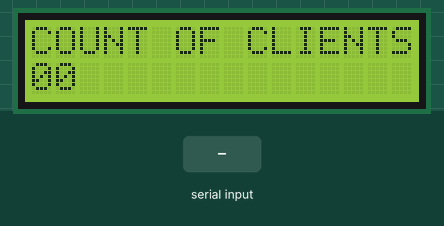
Recording of a sketch running on a simulated Arduino Uno, built with avr-gcc and run on an emulated ATmega328P. Parts: 16×2 character LCD. Inputs (shaded band) come from the test bench.

Above: at 1.3 s.
1.4 s: "90,45,200\n" received over Serial
At 3.2 s:
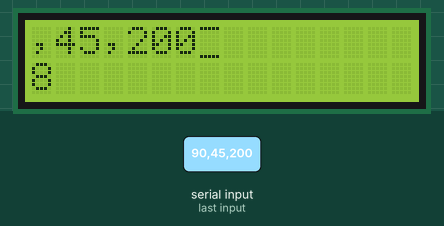
3.9 s: "2\n" received over Serial
At 6.1 s:
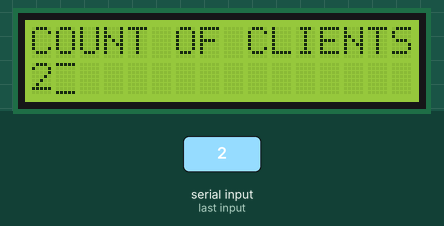
6.9 s: "90\n" received over Serial
At 9.2 s:
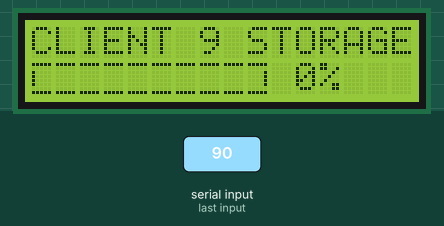
Timing chart, 0 to 10.7 s (numbered marks = the images above; inputs shaded):
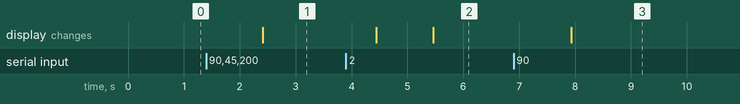

The sketch:

Show_Info_by_Arduino.ino
```cpp
#include <Wire.h>
#include <LiquidCrystal_I2C.h>

LiquidCrystal_I2C lcd(0x27,16,2);

using namespace std;

byte slash[8] = {
	0b00000,
	0b10000,
	0b01000,
	0b00100,
	0b00010,
	0b00001,
	0b00000,
	0b00000
};
byte load[8]={
  0b11111,
	0b00000,
	0b11111,
	0b11111,
	0b11111,
	0b11111,
	0b00000,
	0b11111
};
byte load_not[8]={
  0b11111,
	0b00000,
	0b00000,
	0b00000,
	0b00000,
	0b00000,
	0b00000,
	0b11111
};
byte load_open[8]={
  0b11111,
	0b00000,
	0b10000,
	0b10000,
	0b10000,
	0b10000,
	0b00000,
	0b11111
};
byte load_close[8]={
  0b11111,
	0b00000,
	0b00001,
	0b00001,
	0b00001,
	0b00001,
	0b00000,
	0b11111
};

class DisplayInfo{

  int current_client;
  String current_connection_info;
  String current_rep_info;
  String prev_message;

  public:
    DisplayInfo(){
      this->current_client = 0;
      this->current_connection_info = "00";
      this->current_rep_info = "00";
      this->prev_message = "00";
      PRINT_CONNECTION();
    }
    void Update_Display(){
      if(!Catch_connection()) return;
      if(this->current_client != 0){
        PRINT_STORAGE();
      }else{
        PRINT_CONNECTION();
      }
    }
    bool Catch_connection(){
      String con_info = "";

      if(Serial.available()){
        con_info = Serial.readString();
        if(con_info.equals(this->prev_message)){
          return 0;
        }
        if(con_info.length() == 2){
          this->current_connection_info = con_info;
          this->current_client = 0;
          this->prev_message = con_info;
          return 1;
        }
       if(con_info.length() == 3){
          this->current_client = con_info.substring(0,1).toInt();
          this->current_rep_info = con_info.substring(1,3);
          this->prev_message = con_info;
          return 1;
        }
        lcd.clear();
        lcd.setCursor(0,0);
        lcd.print(con_info);
        lcd.setCursor(0,1);
        lcd.print(con_info.length());
        delay(2000);
        ERROR("WRONG SERIAL");
        return 0;
      }else{
        return 0;
      }
    }
    void PRINT_STORAGE(){
      lcd.clear();
      lcd.setCursor(0,0);
      lcd.print("CLIENT ");
      lcd.print(this->current_client);
      lcd.print(" STORAGE");

      lcd.setCursor(0,1);
      for(int i = 0; i < 10;i++){
        if(i == 0){
          lcd.print(char(3));
          continue;
        }
        if(i == 9){
          lcd.print(char(4));
          continue;
        }
        lcd.print(char(2));
      }

      for(int i = 0; i < 10;i++){
        if(i < current_rep_info.toInt()/10){
          lcd.setCursor(11,1);
          lcd.print(i*10);
          lcd.print("%");
        }else{
          lcd.setCursor(11,1);
          lcd.print(current_rep_info.toInt());
          lcd.print("%");
        }
        lcd.setCursor(i,1);
        if(current_rep_info.toInt()/10 == 0 && i == 0){
            lcd.print(char(3));
            delay(300);
          }
        if(i < current_rep_info.toInt()/10){
            lcd.print(char(1));
            delay(300);
        }else{
          if(current_rep_info.toInt() >= 95 && i == 9){
            lcd.print(char(1));
            delay(300);
          }else if(i!=9){
            lcd.print(char(2));
            delay(300);
          }else{
            lcd.print(char(4));
            delay(300);
          }
        }

      }

      lcd.setCursor(11,1);
      if(current_rep_info.toInt() >= 95){
        lcd.print("FULL");
      }
    }
    void PRINT_CONNECTION(){
      lcd.clear();
      lcd.setCursor(0,0);
      lcd.print("COUNT OF CLIENTS:");
      lcd.setCursor(0,1);
      lcd.print(this->current_connection_info);
    }
    void ERROR(String error){
      lcd.clear();
      lcd.setCursor(0,0);
      lcd.print(error);
      lcd.setCursor(0,1);
      lcd.print("RESTART DEVICE");
      //delay(10000);
    }
};

DisplayInfo* disp;

void setup(){
  Serial.begin(57600);

  lcd.init();
  lcd.backlight();
  disp = new DisplayInfo();

  lcd.createChar(0,slash);
  lcd.createChar(1,load);
  lcd.createChar(2,load_not);
  lcd.createChar(3,load_open);
  lcd.createChar(4,load_close);

}
bool isitconnected = false;
void loop(){
  if (isitconnected == false){
    if(Serial.available()){
      char open_buffer[2];
      Serial.readBytes(open_buffer,2);
      isitconnected = true;
    }
  }else{
    disp->Update_Display();
  }

}
```

Measured:
- after the input at 1.4 s, the display: changes after 1.0 s (image 1)
- after the input at 3.9 s, the display: first differs from a run without the input after 1.6 s (image 2)
- after the input at 6.9 s, the display: changes after 1.0 s (image 3)
